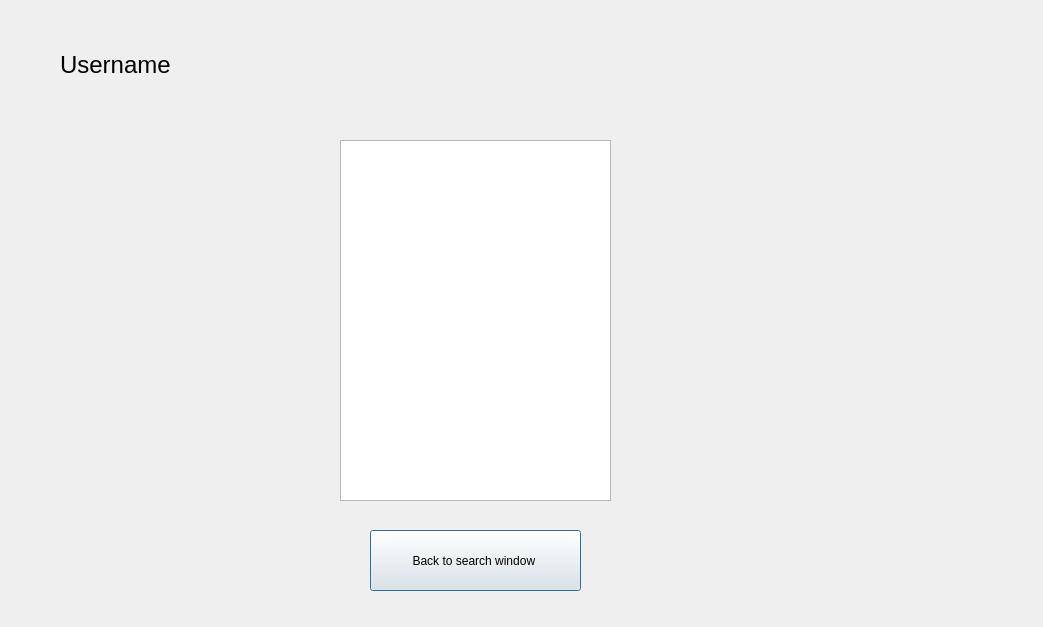
<?xml version="1.0" encoding="UTF-8"?>
<ui version="4.0">
 <class>searchHistory</class>
 <widget class="QDialog" name="searchHistory">
  <property name="geometry">
   <rect>
    <x>0</x>
    <y>0</y>
    <width>1043</width>
    <height>627</height>
   </rect>
  </property>
  <property name="windowTitle">
   <string>Dialog</string>
  </property>
  <widget class="QPushButton" name="pushButton">
   <property name="geometry">
    <rect>
     <x>370</x>
     <y>530</y>
     <width>211</width>
     <height>61</height>
    </rect>
   </property>
   <property name="text">
    <string>Back to search window </string>
   </property>
  </widget>
  <widget class="QTextEdit" name="textEdit">
   <property name="geometry">
    <rect>
     <x>340</x>
     <y>140</y>
     <width>271</width>
     <height>361</height>
    </rect>
   </property>
   <property name="readOnly">
    <bool>true</bool>
   </property>
  </widget>
  <widget class="QLabel" name="label">
   <property name="geometry">
    <rect>
     <x>60</x>
     <y>30</y>
     <width>611</width>
     <height>71</height>
    </rect>
   </property>
   <property name="text">
    <string>&lt;html&gt;&lt;head/&gt;&lt;body&gt;&lt;p&gt;&lt;span style=&quot; font-size:18pt;&quot;&gt;Username&lt;/span&gt;&lt;/p&gt;&lt;/body&gt;&lt;/html&gt;</string>
   </property>
  </widget>
 </widget>
 <resources/>
 <connections/>
</ui>
